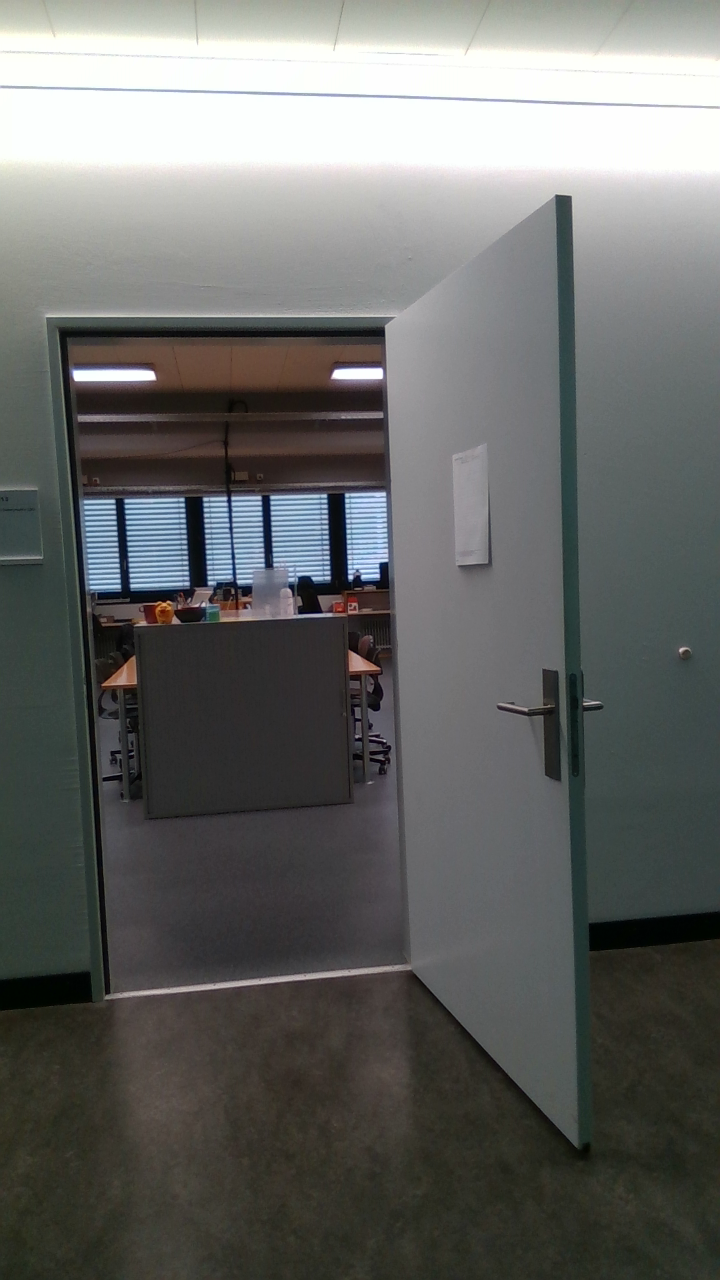
#> input picture door1_Color.png, 720 x 1280 px, found by its file name
$ python ai_1.py
#> lines starting #> are read from the running program, lines starting #| are printed output that depends on the picture; after the words box and inside, x2 and y2 are one past the last pixel; in counts of white or black regions, pixels touching at a corner belong together
import cv2

# Load the input image
img = cv2.imread("/home/matz/SynologyDrive/FHNW/bver/CODE/bver_projekt/bver_projekt/door1_Color.png")
#> img is the input picture: shape (1280, 720, 3); mean B, G, R 102, 104, 102.7

# Convert the image to grayscale
gray = cv2.cvtColor(img, cv2.COLOR_BGR2GRAY)
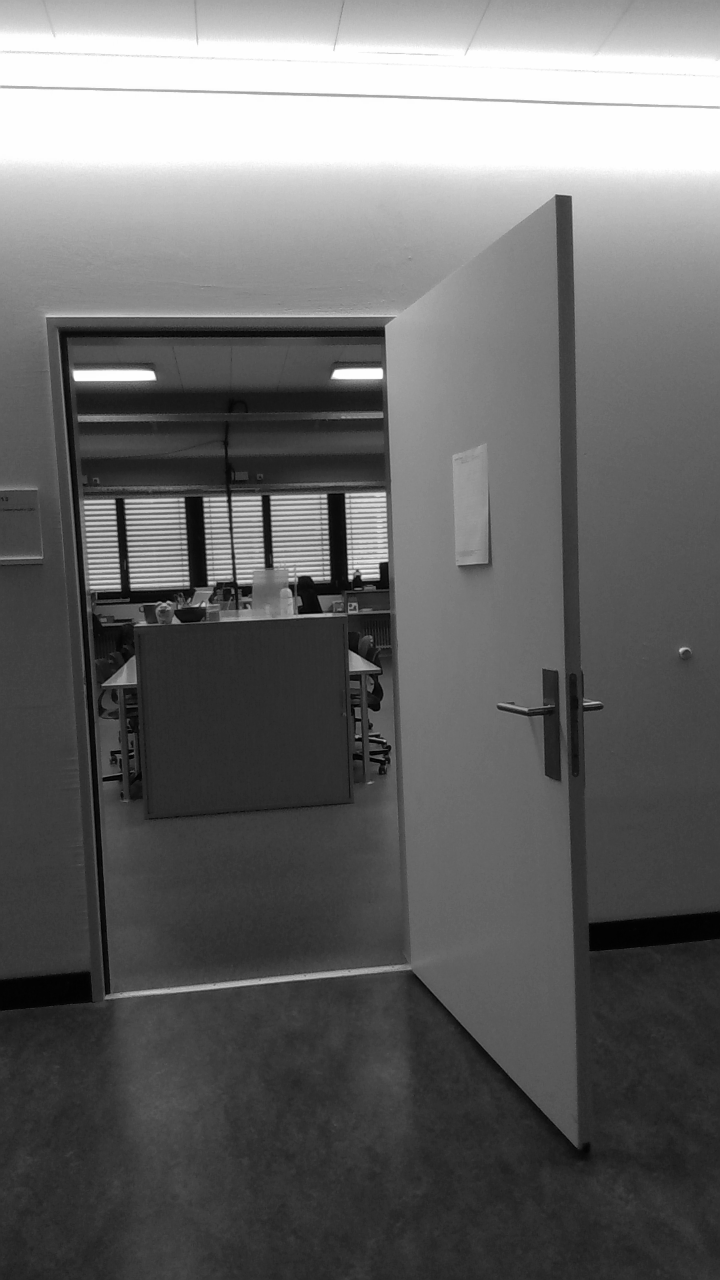
#> gray: shape (1280, 720); min 0, max 255, mean 103.3

# Apply edge detection to the grayscale image
edges = cv2.Canny(gray, 50, 100)
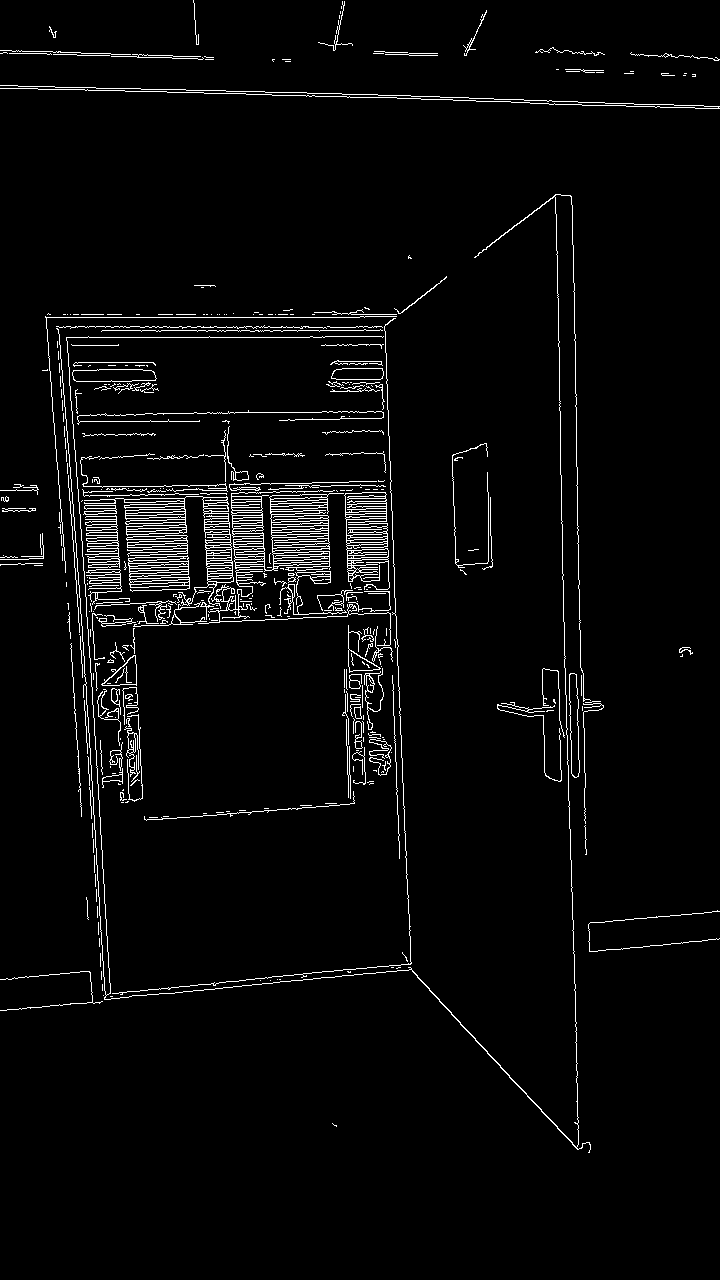
#> edges: shape (1280, 720); 3.3% white in thin lines or dots

# Define the kernel for dilation
kernel = cv2.getStructuringElement(cv2.MORPH_RECT, (3,3))

# Dilate the edges
dilated = cv2.dilate(edges, kernel)
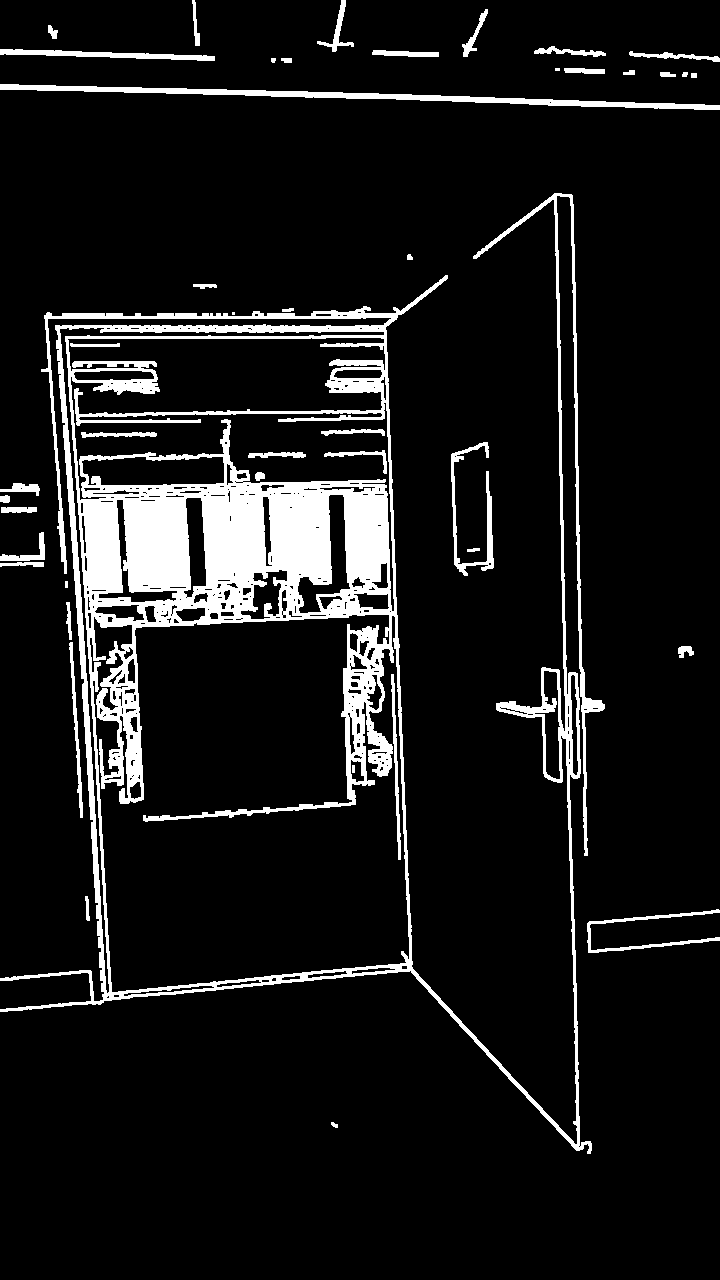
#> dilated: shape (1280, 720); 9.7% white; 44 white regions (2 under 20 px)

# Find contours in the dilated image
contours, _ = cv2.findContours(dilated, cv2.RETR_EXTERNAL, cv2.CHAIN_APPROX_SIMPLE)
#> contours = 36 contours, 6 with area under 20; largest, box (x1, y1, x2, y2) and area: (0, 193, 605, 1154) 222502, (0, 84, 720, 110) 3328, (451, 442, 494, 576) 944, (0, 49, 215, 61) 922, (587, 909, 720, 953) 647

# Iterate over the contours and draw a rectangle around each one
for c in contours:
    x,y,w,h = cv2.boundingRect(c)
    cv2.rectangle(img, (x,y), (x+w, y+h), (0,255,0), 2)
#> this loop made 36 passes
#> (x, y, w, h) on passes 1, 2, 3, 4, 5, 6, 8, 9, 10, 11, 12, 13: (331, 1122, 7, 6), (587, 909, 133, 44), (85, 896, 5, 25), (678, 646, 16, 12), (69, 642, 14, 176), (66, 602, 6, 38), (0, 562, 44, 5), (467, 548, 13, 4), (0, 532, 45, 29), (1, 507, 36, 6), (0, 495, 10, 8), (0, 483, 40, 13)
#> (c, x, y, w, h) on passes 7, 15, 21, 26: ([[65, 581], [65, 587], [67, 587], [67, 581]], 65, 581, 3, 7), ([[232, 312], [232, 314], [234, 314], [234, 312]], 232, 312, 3, 3), ([[691, 73], [691, 77], [696, 77], [696, 73]], 691, 73, 6, 5), ([[555, 68], [555, 70], [559, 70], [559, 68]], 555, 68, 5, 3)
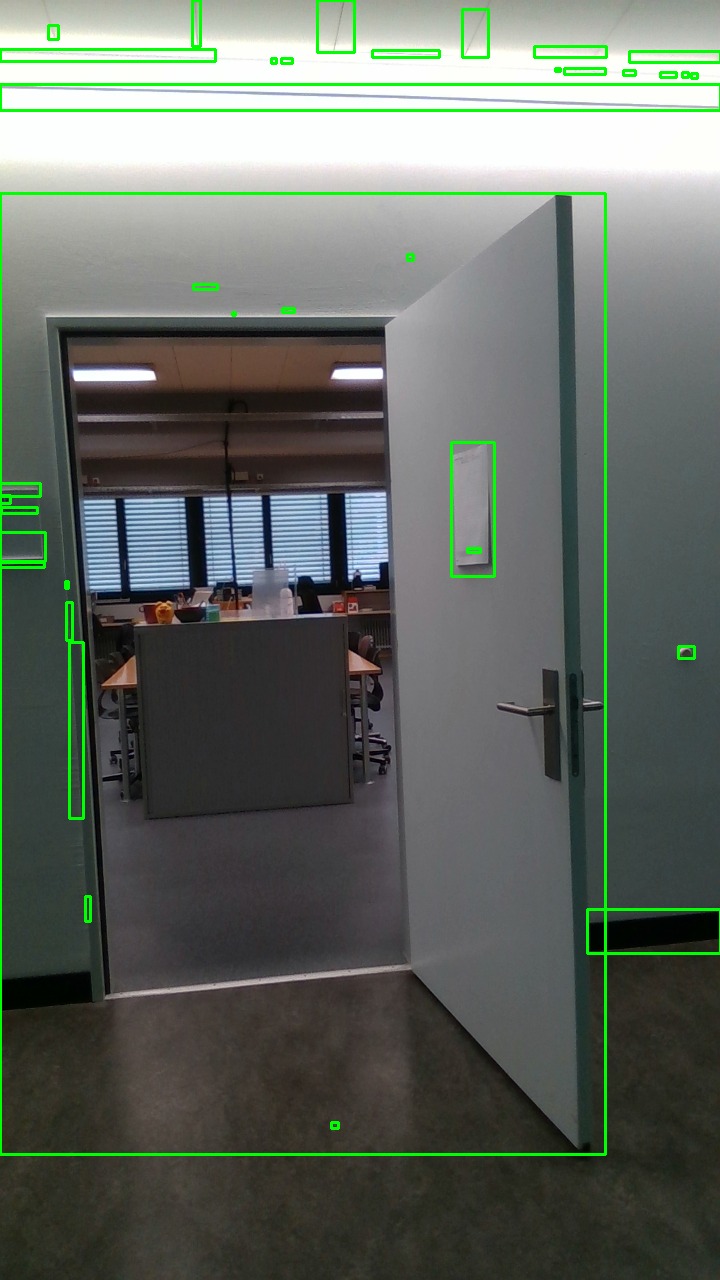
#> img: shape (1280, 720, 3); 2.53% of pixels changed, all inside (x1, y1, x2, y2) = (0, 0, 720, 1156)

# Save the output image
cv2.imwrite("output.jpg", img)

$ run again, with door2_Color.png copied over door1_Color.png
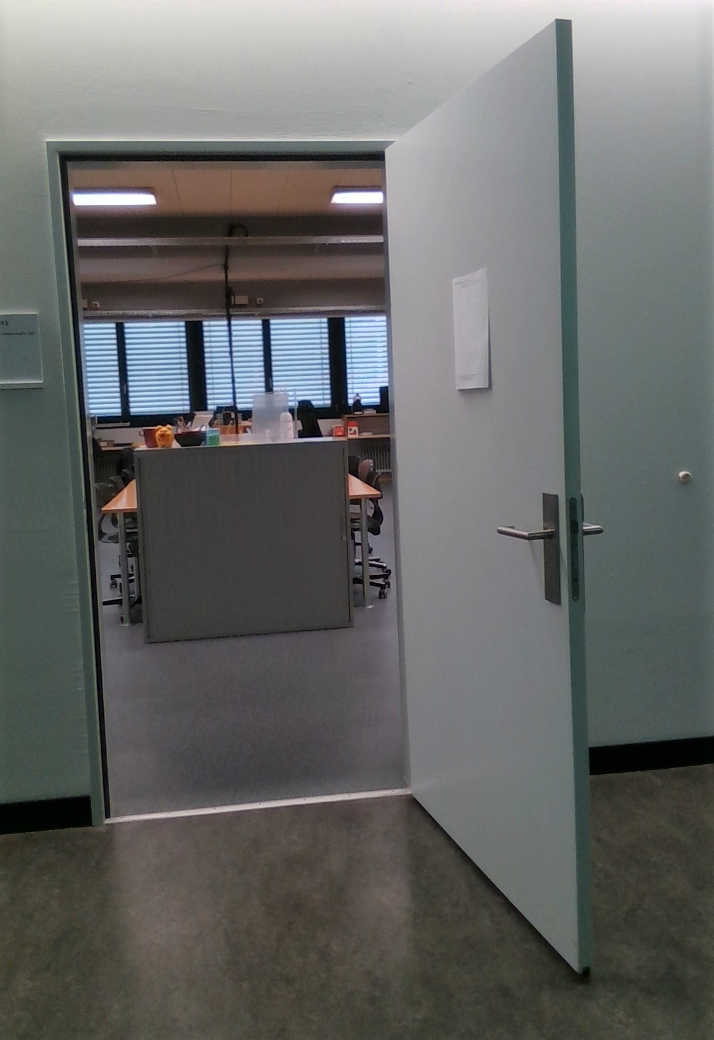
#> input picture door2_Color.png, 714 x 1040 px, found by its file name
#> img is the input picture: shape (1040, 714, 3); mean B, G, R 103.1, 104.3, 103
#> `edges = cv2.Canny(gray, 50, 100)`:
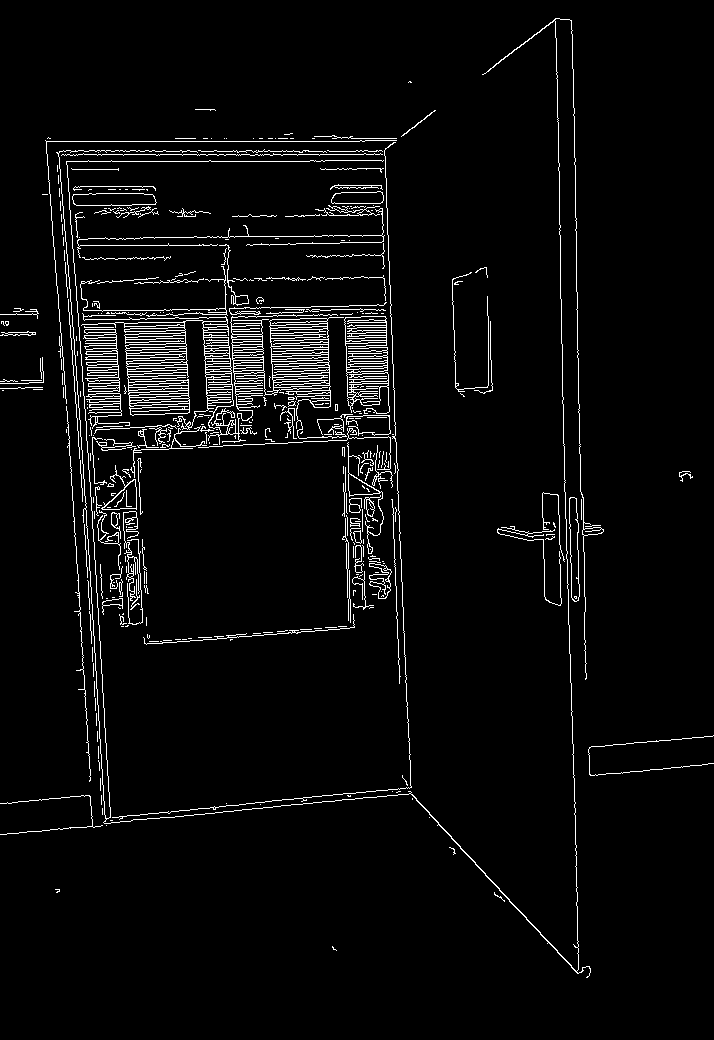
#> edges: shape (1040, 714); 3.9% white in thin lines or dots
#> dilated: shape (1040, 714); 11.5% white; 25 white regions (1 under 20 px)
#> contours = 17 contours, 1 with area under 20; largest, box (x1, y1, x2, y2) and area: (0, 17, 605, 979) 222914, (451, 271, 494, 398) 902, (587, 734, 714, 777) 618, (0, 356, 45, 385) 293, (0, 307, 40, 320) 214
#> the loop `for c in contours:` made 17 passes
#> (x, y, w, h) on passes 1 to 8: (331, 945, 7, 7), (54, 888, 7, 6), (448, 846, 9, 10), (587, 734, 127, 43), (678, 470, 16, 13), (0, 386, 44, 6), (0, 356, 45, 29), (0, 330, 37, 7)
#> after the loop `for c in contours:`:
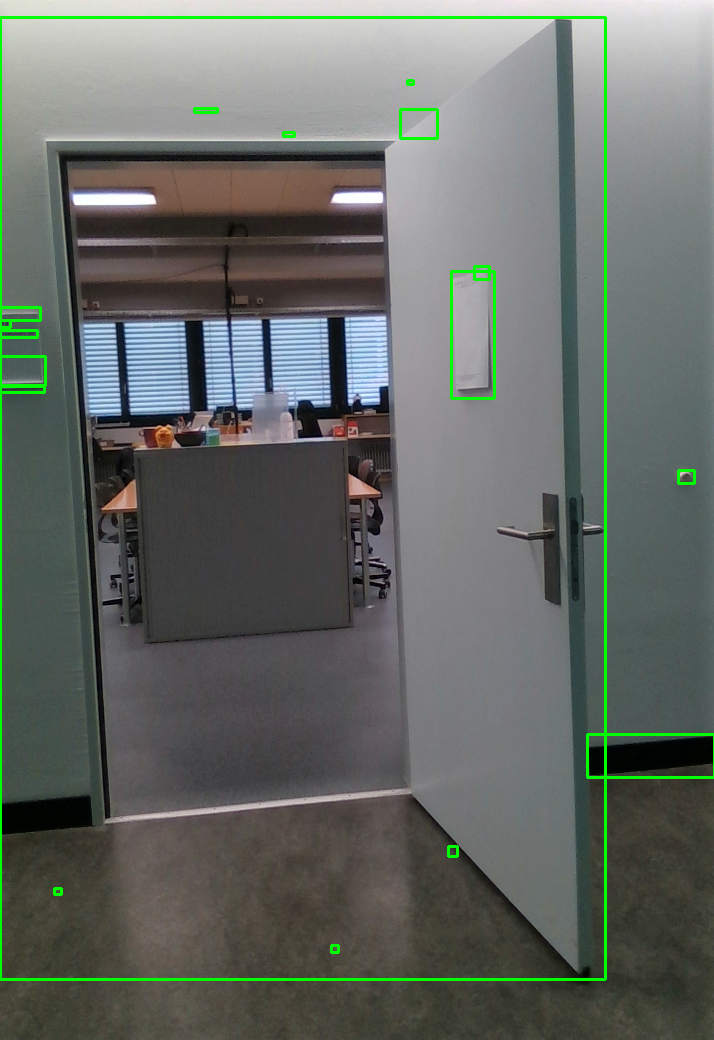
#> img: shape (1040, 714, 3); 1.71% of pixels changed, all inside (x1, y1, x2, y2) = (0, 16, 714, 981)
